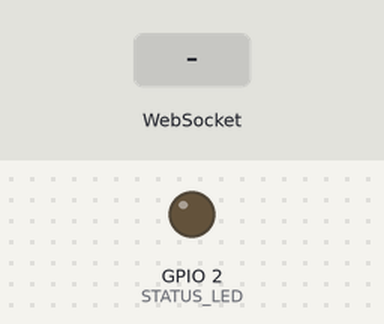
The sketch below on a simulated ESP32. On the bench: output pins drawn as LEDs (lit = HIGH). Inputs (shaded band) come from the test bench. WiFi joins after 1.5 s; servers stay silent unless stated; I2S audio is not simulated (input reads silence); what the sketch prints to the serial monitor is not drawn.

Above: at 2.7 s.
2.8 s: WebSocket text "1" received
At 3.6 s:
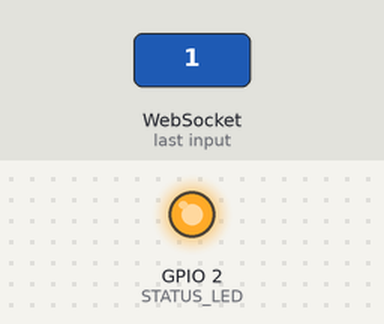
Timing chart, 0 to 5.8 s (numbered marks = the images above; inputs shaded):
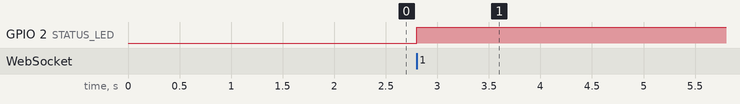

Measured:
- after the input at 2.8 s, GPIO 2 (STATUS_LED): LOW → HIGH at once

The sketch:

esp32_firmware.ino
```cpp
/*
 * ESP32 Real-Time Audio Transcriber Firmware
 *
 * Hardware: ESP32 + INMP441 MEMS Microphone
 *
 * Captures 16-bit 16 kHz mono audio from an INMP441 microphone via I2S
 * and streams it over a secure WebSocket connection to a FastAPI server
 * hosted on Railway for real-time transcription via Deepgram.
 *
 * WiFi credentials are managed via WiFiManager (captive portal).
 * Hold GPIO 0 (BOOT) low during startup to reset saved WiFi settings.
 *
 * Wiring (ESP32 → INMP441):
 *   GPIO 26  → SCK  (Bit Clock)
 *   GPIO 32  → WS   (Word Select / LRCLK)
 *   GPIO 33  → SD   (Serial Data)
 *   3.3 V    → VDD
 *   GND      → GND  &  L/R (left channel = GND)
 *
 * Dependencies (install via Arduino Library Manager):
 *   - WiFiManager  by tzapu  (>= 2.0)
 *   - WebSockets   by Markus Sattler (>= 2.4)
 *
 * Board: ESP32 Dev Module  |  Partition: Default 4 MB
 */

#include <WiFiManager.h>
#include <WebSocketsClient.h>
#include "driver/i2s.h"

// ─── Server Configuration ───────────────────────────────────────────────────
const char* SERVER_HOST = "audio-transcriber.up.railway.app";
const uint16_t SERVER_PORT = 443;
const char* WS_PATH = "/ws/audio";

// ─── Pin Definitions ────────────────────────────────────────────────────────
#define WIFI_RESET_PIN 0     // BOOT button – hold LOW on startup to reset WiFi
#define STATUS_LED     2     // On-board LED – HIGH = WebSocket connected

// ─── Audio Configuration ────────────────────────────────────────────────────
#define SAMPLE_RATE    16000
#define I2S_READ_LEN   256   // Samples per I2S read cycle

// ─── Globals ────────────────────────────────────────────────────────────────
WebSocketsClient webSocket;
bool wsConnected = false;

// ─── I2S Configuration (INMP441 in master-receive mode) ─────────────────────
i2s_config_t i2s_config = {
  .mode = (i2s_mode_t)(I2S_MODE_MASTER | I2S_MODE_RX),
  .sample_rate = SAMPLE_RATE,
  .bits_per_sample = I2S_BITS_PER_SAMPLE_32BIT,
  .channel_format = I2S_CHANNEL_FMT_ONLY_LEFT,
  .communication_format = I2S_COMM_FORMAT_STAND_I2S,
  .intr_alloc_flags = ESP_INTR_FLAG_LEVEL1,
  .dma_buf_count = 8, .dma_buf_len = 256,
  .use_apll = false, .tx_desc_auto_clear = false, .fixed_mclk = 0
};

i2s_pin_config_t pin_config = {
  .bck_io_num = 26, .ws_io_num = 32,
  .data_out_num = I2S_PIN_NO_CHANGE, .data_in_num = 33
};

// ─── WebSocket Event Handler ────────────────────────────────────────────────
void webSocketEvent(WStype_t type, uint8_t* payload, size_t length) {
  switch (type) {
    case WStype_CONNECTED:
      wsConnected = true;
      digitalWrite(STATUS_LED, HIGH);
      Serial.println("[WS] Connected!");
      break;
    case WStype_DISCONNECTED:
      wsConnected = false;
      digitalWrite(STATUS_LED, LOW);
      Serial.println("[WS] Disconnected");
      break;
    case WStype_TEXT:
      Serial.printf("[WS] Server: %s\n", payload);
      break;
    default:
      break;
  }
}

// ─── Setup ──────────────────────────────────────────────────────────────────
void setup() {
  Serial.begin(115200);
  pinMode(WIFI_RESET_PIN, INPUT_PULLUP);
  pinMode(STATUS_LED, OUTPUT);

  Serial.println("\n=== ESP32 Transcriber v2.0 ===");

  // ── WiFi (captive portal) ──
  // Always clear saved credentials so the portal opens on every boot.
  // No need to press BOOT button — just power cycle to pick a new network.
  WiFiManager wm;
  wm.resetSettings();
  Serial.println("[WiFi] Credentials cleared — opening captive portal...");
  wm.setConfigPortalTimeout(180);
  if (!wm.autoConnect("Transcriber-Setup")) { ESP.restart(); }

  IPAddress dns(8, 8, 8, 8);
  WiFi.config(WiFi.localIP(), WiFi.gatewayIP(), WiFi.subnetMask(), dns);
  Serial.println("[WiFi] Connected: " + WiFi.localIP().toString());

  // ── I2S (INMP441 microphone) ──
  i2s_driver_install(I2S_NUM_0, &i2s_config, 0, NULL);
  i2s_set_pin(I2S_NUM_0, &pin_config);
  i2s_zero_dma_buffer(I2S_NUM_0);

  // Flush initial garbage samples
  int32_t dummy[64];
  size_t br;
  for (int i = 0; i < 5; i++) {
    i2s_read(I2S_NUM_0, dummy, sizeof(dummy), &br, pdMS_TO_TICKS(10));
  }
  Serial.println("[Mic] INMP441 ready");

  // ── WebSocket (SSL) ──
  webSocket.beginSSL(SERVER_HOST, SERVER_PORT, WS_PATH);
  webSocket.onEvent(webSocketEvent);
  webSocket.setReconnectInterval(5000);
  webSocket.enableHeartbeat(15000, 10000, 2);
  Serial.println("[WS] Connecting...");
}

// ─── Main Loop ──────────────────────────────────────────────────────────────
void loop() {
  webSocket.loop();
  if (!wsConnected) return;

  static int32_t raw32[I2S_READ_LEN];
  static int16_t buffer16[I2S_READ_LEN];
  size_t bytesRead;

  i2s_read(I2S_NUM_0, raw32, sizeof(raw32), &bytesRead, pdMS_TO_TICKS(100));

  if (bytesRead > 0) {
    int samples = bytesRead / 4;
    for (int i = 0; i < samples; i++) {
      buffer16[i] = (int16_t)(raw32[i] >> 16);
    }
    webSocket.sendBIN((uint8_t*)buffer16, samples * 2);
  }
}
```
